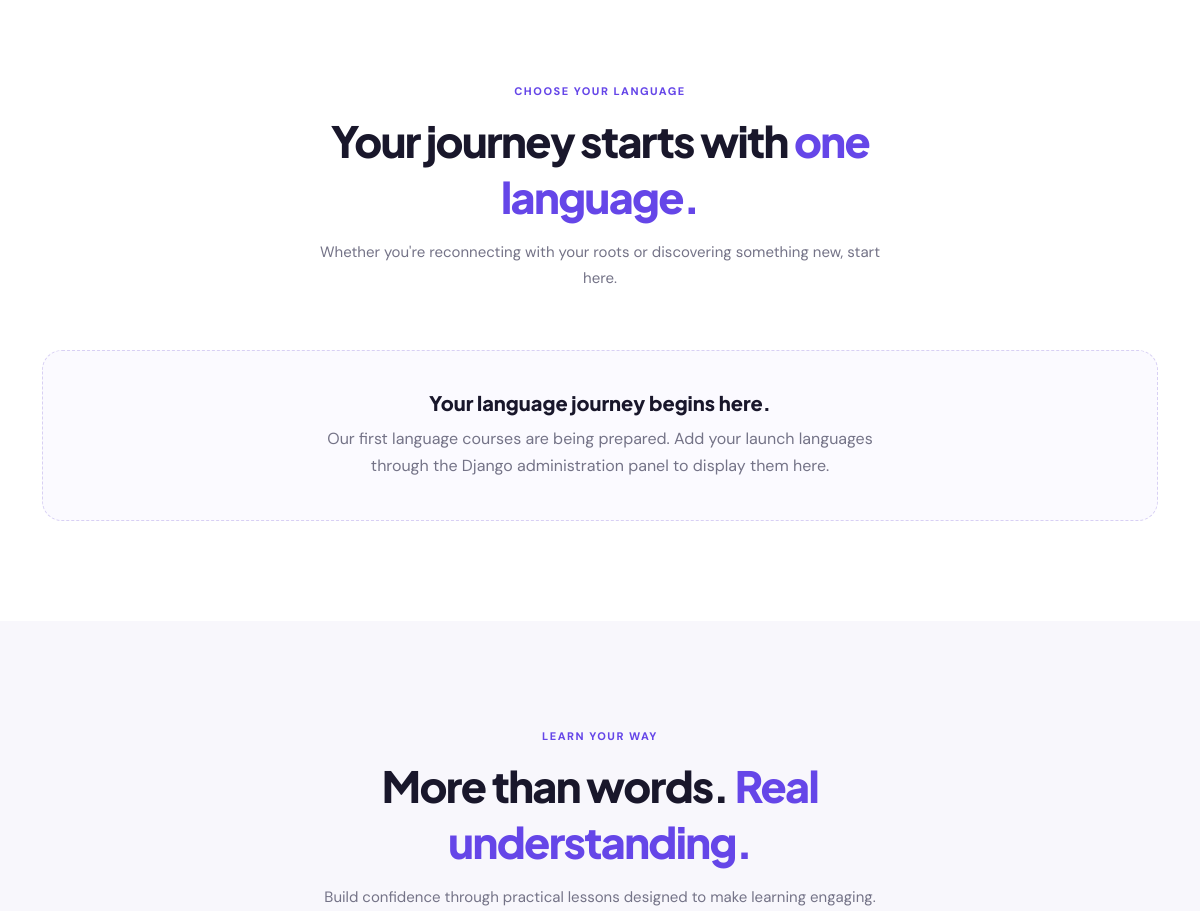
The app's page / (middle part), older data.
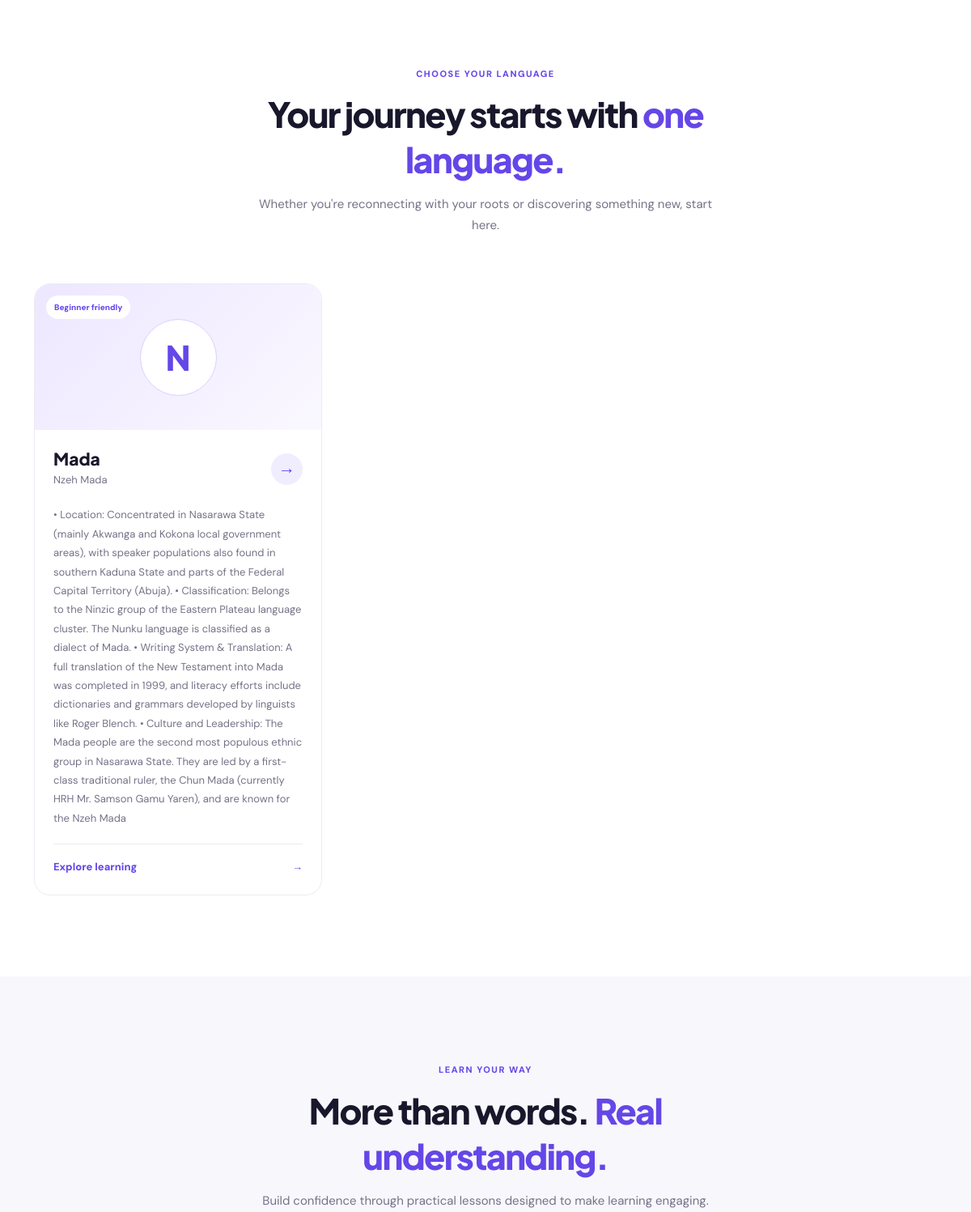
The same page, newer data.
### languages/models.py (models this page shows, shortened)
class Language(models.Model):
    name = models.CharField(max_length=100, unique=True)
    native_name = models.CharField(max_length=100)
    slug = models.SlugField(max_length=120, unique=True, blank=True)
    description = models.TextField()
    image = models.ImageField(
        upload_to="languages/",
        blank=True,
        null=True,
    )
    is_active = models.BooleanField(default=True)
    display_order = models.PositiveIntegerField(default=0)
    created_at = models.DateTimeField(auto_now_add=True)
    class Meta:
        ordering = ["display_order", "name"]
        verbose_name = "Language"
        verbose_name_plural = "Languages"

### core/views.py (the view)
# urls.py: 2. Add a URL to urlpatterns:  path('', views.home, name='home')
def home(request):
    languages = Language.objects.filter(is_active=True)
    context = {
        "languages": languages,
    }
    return render(request, "core/home.html", context)

### templates/core/home.html (shortened to what this page needs)
{% extends "base.html" %}
{% block content %}
<section class="languages-section section-padding" id="languages">
    <div class="container">
        <div class="section-heading text-center">
            <span class="section-eyebrow">CHOOSE YOUR LANGUAGE</span>
            <h2>
                Your journey starts with
                <span>one language.</span>
            </h2>
            <p>
                Whether you're reconnecting with your roots or
                discovering something new, start here.
            </p>
        </div>
        <div class="row g-4 mt-3">
            {% for language in languages %}
            <div class="col-md-6 col-lg-4">
                <article class="language-card">
                    <div class="language-card-image">
                        {% if language.image %}
                            <img src="{{ language.image.url }}"
                                 alt="{{ language.name }} language">
                        {% else %}
                            <div class="language-placeholder">
                                <span>
                                    {{ language.native_name|default:language.name|slice:":1" }}
                                </span>
                            </div>
                        {% endif %}
                        <span class="language-tag">
                            Beginner friendly
                        </span>
                    </div>
                    <div class="language-card-body">
                        <div class="language-heading">
                            <div>
                                <h3>{{ language.name }}</h3>
                                <p>{{ language.native_name }}</p>
                            </div>
                            <span class="language-arrow"
                                  aria-hidden="true">&rarr;</span>
                        </div>
                        <p class="language-description">
                            {{ language.description }}
                        </p>
                        <a href="#how-it-works"
                           class="language-link">
                            Explore learning
                            <span aria-hidden="true">&rarr;</span>
                        </a>
                    </div>
                </article>
            </div>
            {% empty %}
            <div class="col-12">
                <div class="empty-languages">
                    <h3>Your language journey begins here.</h3>
                    <p>
                        Our first language courses are being prepared.
                        Add your launch languages through the Django
                        administration panel to display them here.
                    </p>
                </div>
            </div>
            {% endfor %}
        </div>
    </div>
</section>
<section class="features-section section-padding" id="features">
    <div class="container">
        <div class="section-heading text-center">
            <span class="section-eyebrow">LEARN YOUR WAY</span>
            <h2>
                More than words.
                <span>Real understanding.</span>
            </h2>
            <p>
                Build confidence through practical lessons
                designed to make learning engaging.
            </p>
        </div>
    </div>
</section>
{% endblock %}

Row changes from the older to the newer data that the page shows:
added Language: native_name "N", name "Mada", native_name "Nzeh Mada", description "• Location: Concentrated in Nasarawa State (mainly Akwanga and Kokona local government areas), with speaker populations also found in southern Kaduna State and parts of the Federal Capital Territory (Abuja). • Classification: Belongs to the Ninzic group of the Eastern Plateau language cluster. The Nunku language is classified as a dialect of Mada. • Writing System & Translation: A full translation of the New Testament into Mada was completed in 1999, and literacy efforts include dictionaries and grammars developed by linguists like Roger Blench. • Culture and Leadership: The Mada people are the second most populous ethnic group in Nasarawa State. They are led by a first-class traditional…"
Text that changed along with them:
text no longer shown: "Your language journey begins here. Our first language courses are being prepared. Add your launch languages through the Django administration panel to display them here."
